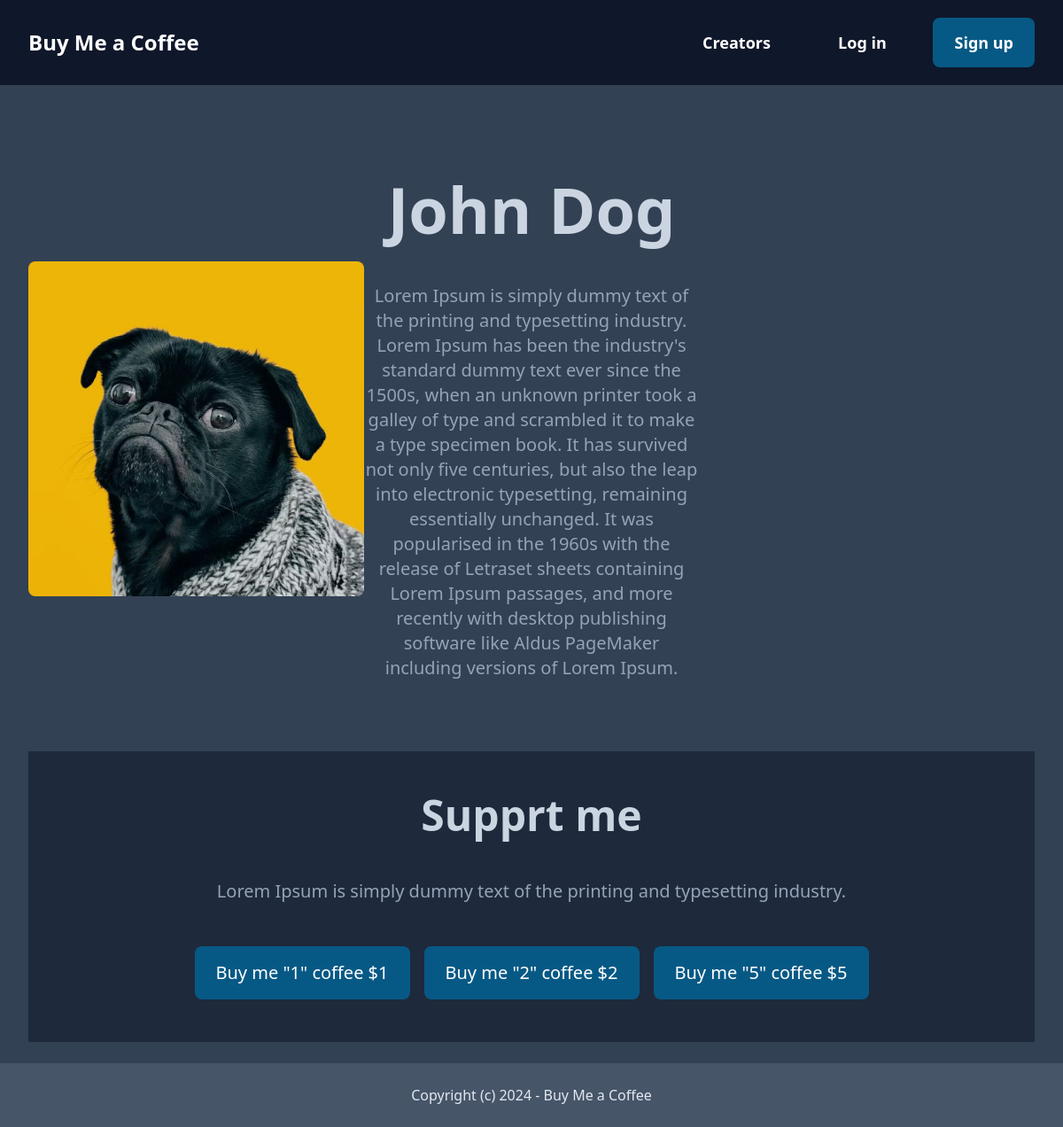
Page /creators/2/ on the committed database.
### creator/models.py (models this page shows, shortened)
class Creator(models.Model):
    title = models.CharField(max_length=255)
    description = models.TextField(blank=True, null=True)
    image = models.ImageField(upload_to='uploads/creators')
    user = models.OneToOneField(User, related_name='creator', on_delete=models.CASCADE)
    created_at = models.DateTimeField(auto_now_add=True)

### creator/views.py (the view)
# urls.py: path('', include('creator.urls')),
def creator(request, pk):
    creator = Creator.objects.get(pk=pk)
    context = {'creator': creator}
    return render(request, 'creator/creator.html', context)

### creator/templates/creator/creator.html (shortened to what this page needs)
{% extends 'core/base.html' %}
{% block content %}
    <div class="py-20 grid grid-cols-3 items-center">
        <figure class="col-span-1">
            <img src="{{ creator.image.url }}" class="rounded-lg">
        </figure>
        <div class="col=span-2 space-y-12 text-center">
            <h1 class="text-7xl text-slate-300 font-bold">{{ creator.title }}</h1>
            <p class="text-xl text-slate-400">
                {{ creator.description }}
            </p>
        </div>
    </div>
    <div class="py-12 bg-slate-800">
        <div class="px-12">
            <h2 class="mb-12 text-5xl text-slate-300 text-center font-bold">Supprt me</h2>
            <p class="text-xl text-slate-400 text-center">
                Lorem Ipsum is simply dummy text of the printing and typesetting industry.
            </p>
            <div class="mt-12 flex flex-row space-x-4 items-center justify-center">
                <a href="#" class="py-4 px-6 inline-block text-xl text-white bg-sky-800 rounded-lg">
                    Buy me "1" coffee $1
                </a>
                <a href="#" class="py-4 px-6 inline-block text-xl text-white bg-sky-800 rounded-lg">
                    Buy me "2" coffee $2
                <a href="#" class="py-4 px-6 inline-block text-xl text-white bg-sky-800 rounded-lg">
                    Buy me "5" coffee $5
                </a>
            </div>
        </div>
    </div>
{% endblock %}

### rows in the picture
Creator: image (picture), title "John Dog", description "Lorem Ipsum is simply dummy text of the printing and typesetting industry. Lorem Ipsum has been the industry's standard dummy text ever since the 1500s, when an unknown printer took a galley of type and scrambled it to make a type specimen book. It has survived not only five centuries, but also the leap into electronic typesetting, remaining essentially unchanged. It was popularised in the 1960s with the release of Letraset sheets containing Lorem Ipsum passages, and more recently with desktop publishing software like Aldus PageMaker including versions of Lorem Ipsum."
